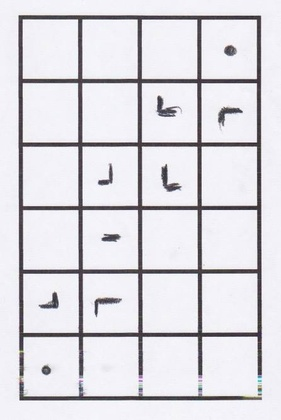
%> input picture testbild10_badquality.jpg, 281 x 420 px, shrunk from 446 x 666 before the run
$ octave --eval "result = PrototypeCellCheck(imread('testbild10_badquality.jpg'));"   (GNU Octave 9; MATLAB toolbox functions it lacks are replaced by stand-ins)
%> lines starting %> are read from the running program, lines starting %| are printed output that depends on the picture; in (x1, y1, x2, y2) boxes, pixels count from 0 and x2, y2 are one past the last pixel; in counts of white or black regions, pixels touching at a corner belong together; the program's own positions count from 1
%Author: Michael Raimer - 11701255
function type = PrototypeCellCheck(img)
    for k=1:length(img)
        [corner, line, point] = loadReference();
        corner = rgb2gray(corner);
        corner = imbinarize(corner,0.75); % IMPLEMENT Gerhard

        il = size(img{k});
% [142 lines not run here, left out]
function [corner, line, point] = loadReference
    corner = imread('corner.png');
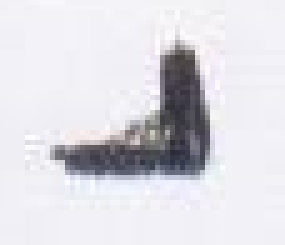
%> input picture corner.PNG, 57 x 49 px (shown 5 times larger)
%> corner is the input picture: size 49x57x3 uint8; mean R, G, B 220.1, 218.9, 225.1
    line = imread('line.png');
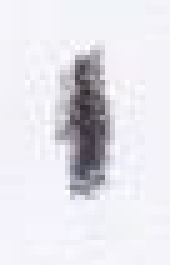
%> input picture line.PNG, 34 x 53 px (shown 5 times larger)
%> line is the input picture: size 53x34x3 uint8; mean R, G, B 227.7, 226.5, 232.9
    point = imread('point.png');
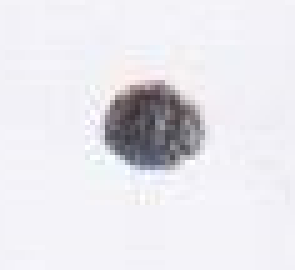
%> input picture point.PNG, 59 x 54 px (shown 5 times larger)
%> point is the input picture: size 54x59x3 uint8; mean R, G, B 231.2, 229.9, 235.4
end


% [55 lines left out: functions imSignature, diagSumCalc, corrCalc, not called in this run]


% [145 lines of commented-out code are left out]

    toc
    figure, plot(1:length(res), res)
    % [4 lines of commented-out code are left out]

end
%}


%> in PrototypeCellCheck, `corner = imbinarize(corner,0.75);`:
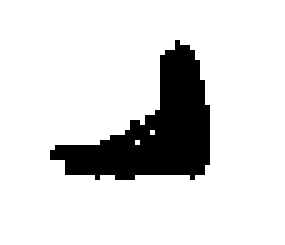
%> corner: size 49x57 logical (shown 5 times larger); 85.6% white; 1 black region, box (x1, y1, x2, y2) and area: (10, 8, 42, 36) 402
%> the run ends on the next line
